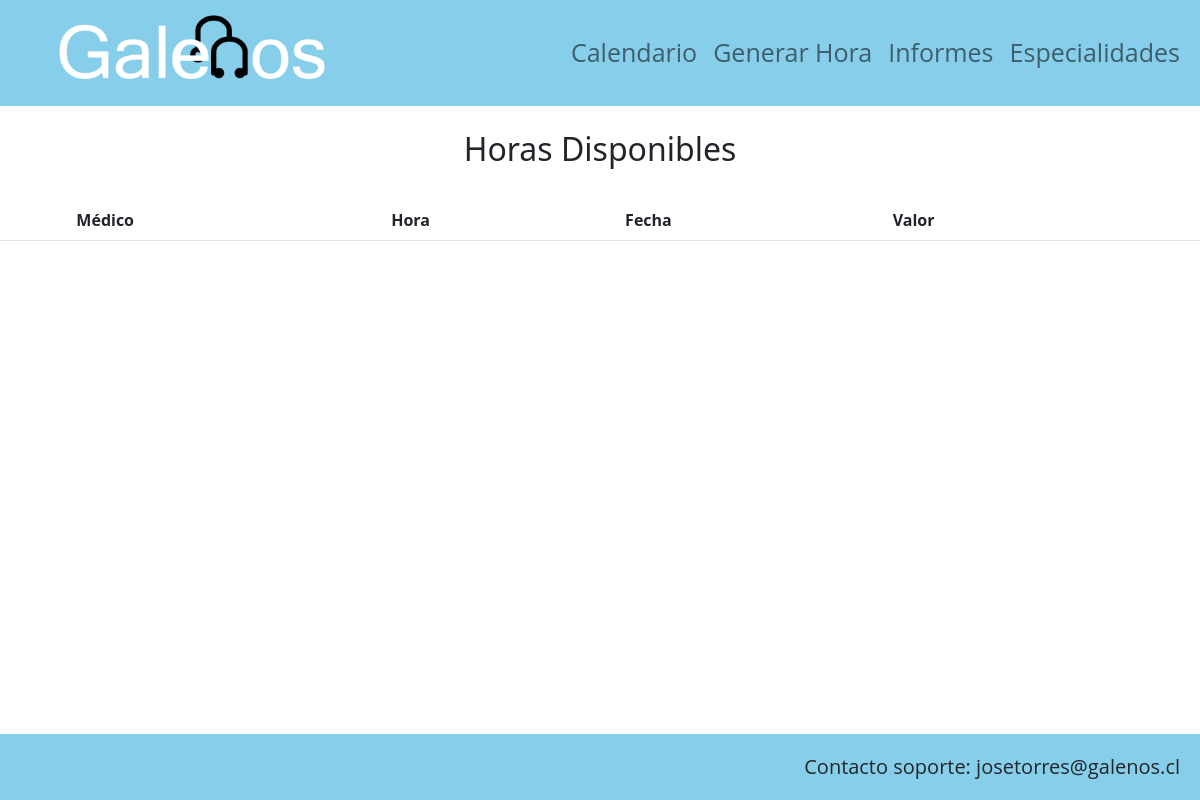
The app's page /listar_hora2, older data.
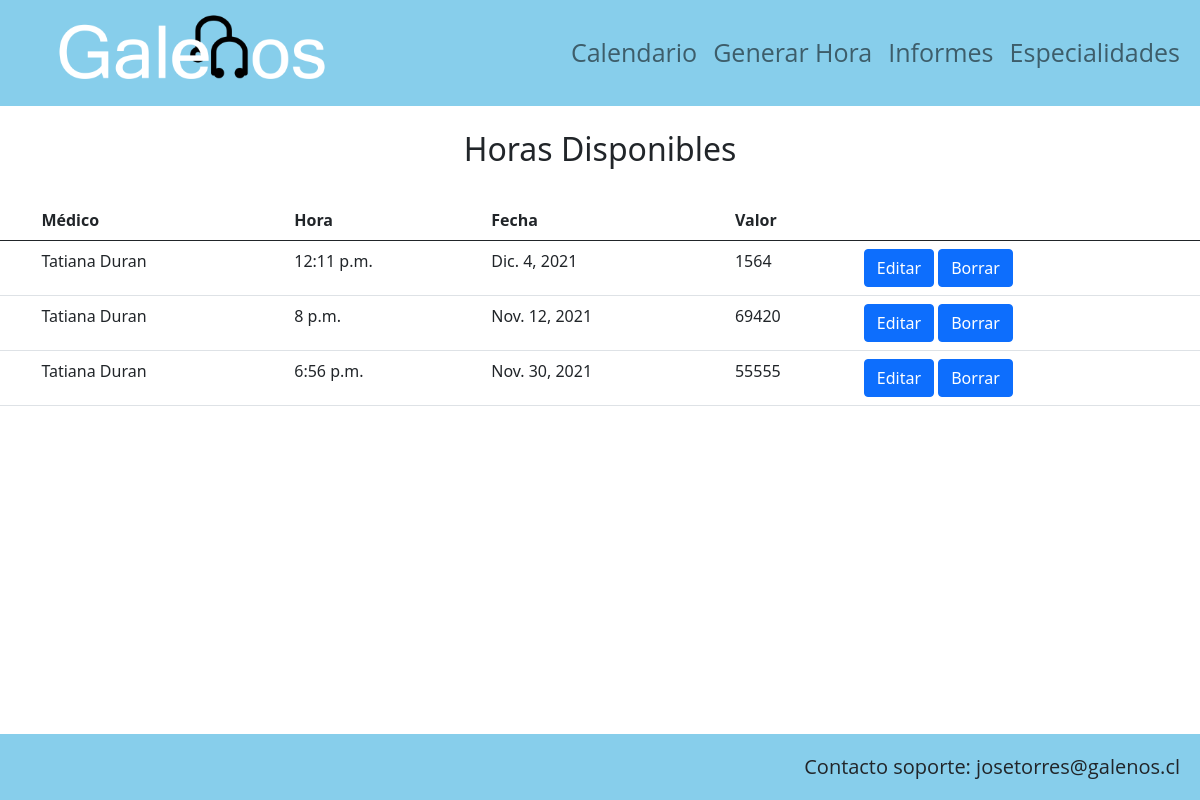
The same page, newer data.
### AppGalenos/models.py (models this page shows)
class Hora(models.Model):
        fecha = models.DateField()
        hora = models.TimeField()
        valor = models.IntegerField()
        paciente = models.ForeignKey(Paciente, on_delete=models.PROTECT, null=True, blank=True)
        medico = models.ForeignKey(Medico, on_delete=models.PROTECT)

class Medico(models.Model):
        rut = models.IntegerField()
        dVerificador = models.CharField(max_length=1)
        primerNombre = models.CharField(max_length=20)
        segundoNombre = models.CharField(max_length=20)
        primerApellido = models.CharField(max_length=20)
        segundoApellido = models.CharField(max_length=20)
        edad = models.IntegerField()
        direccion = models.CharField(max_length=100)
        sexo = models.CharField(max_length=10)
        telefono = models.IntegerField()
        fechaNacimiento = models.DateField()
        correo = models.CharField(max_length=70)
        tipoContrato = models.CharField(max_length=20)
        sueldo = models.IntegerField()
        sucursal = models.CharField(max_length=60)
        especialidad = models.ForeignKey(Especialidad, on_delete=models.PROTECT)
        def __str__(self):
            return self.primerNombre +" "+ self.primerApellido

### AppGalenos/views.py (the view)
# urls.py: path('listar_hora2', views.listar_hora2, name="listar_hora2"),
def listar_hora2(request):
    horas = Hora.objects.filter(medico=2)
    medicos = Medico.objects.all()
    data = {
        'horas': horas,
        'medicos': medicos
    }
    return render(request, "listar_horas2.html", data)

### AppGalenos/templates/listar_horas2.html (shortened to what this page needs)
{% extends 'base.html' %}
{% load static %}
{% block css %}
<link rel="stylesheet" href="{% static 'css/horas_disp.css' %}">
{% endblock %}
{% block contenido %}
<br>
<h2>Horas Disponibles</h2>
<br>
<table id="tabla-categorias" class="table table-hover">
    <thead>
        <tr>
            <th scope='col'></th>
            <th scope='col'>Médico</th>
            <th scope='col'> Hora </th>
            <th scope='col'> Fecha </th>
            <th scope='col'> Valor </th>
            <th scope='col'></th>
        </tr>
    </thead>
    {% for c in horas %}
    <tr>
            <td> </td>
            <td> {{c.medico}}</td>
            <td> {{ c.hora }} </td>
            <td> {{c.fecha}} </td>
            <td> {{c.valor}} </td>
            <td><a class="btn btn-primary" href="{% url 'editar_hora' c.id%}">Editar</a>
                <a class="btn btn-primary" href="{% url 'borrar_hora' c.id%}">Borrar</a> </td>
    </tr>
    {% endfor %}
</table>
<br><br><br><br>
{% endblock %}

Row changes from the older to the newer data that the page shows:
added Hora: medico "Tatiana Duran", hora "12:11 p.m.", fecha "Dic. 4, 2021", valor "1564"
added Hora: medico "Tatiana Duran", hora "8 p.m.", fecha "Nov. 12, 2021", valor "69420"
added Hora: medico "Tatiana Duran", hora "6:56 p.m.", fecha "Nov. 30, 2021", valor "55555"
